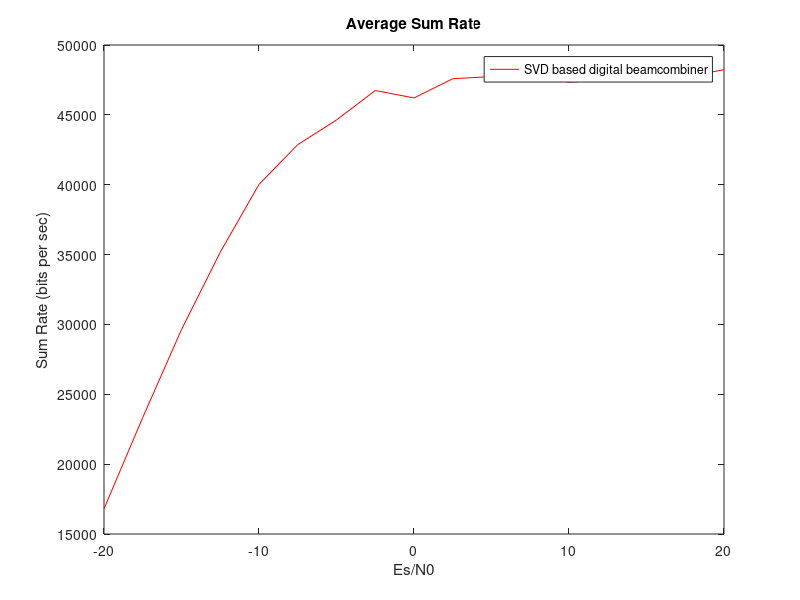

Write MATLAB code to recreate this figure.
rng(111);
N=10^3; % Number of channel realizations
Nt=1;   % No. of transmit antenna per user
K=16    % No. of users
Nr=64;  % No. of receive antenna                                                              
Nrf= 16; % No. of RF chains at the receiver
B=0.5*10^6;% Bandwidth in Hz

%% OVERALL SYSTEM
% SNR range
EsNo=-20:2.5:20;
Average_SR = zeros(size(EsNo));
% Loop over the SNR values
for iter_1=1:length(EsNo)
Sum_rate=0;
Sum_add = 0;

% Loop over the channel realizations
for iter_2=1:N
% Generate Rayleigh faded channel matrix
H= (randn(Nr, K) + 1j * randn(Nr, K)) / sqrt(2); 
%% Compute SVD of the generated channel matrix
[U, S, V] = svd(H);
%% Sum rate calculation for each user
        Sum_add = zeros(1, K);

Noise_pow = 1/(10^(EsNo(iter_1)/10)); % Compute Noise power
        
for l = 1 : K
   Hl = H(:, l);
   Ul = U(:, l);
            
   Sig_pow = abs(Ul'*Hl)^2; % Compute signal power
 
   % Interference is calculated by considering all columns of matrix H except lth column as it will provide desired signal
   Inter = sum(abs(Ul' * H(:, [1:l-1, l+1:end])).^2);
   

% Compute the sum rate for each user
%%Sum_add(iter_2) = B * log2(1 + Sig_pow / (Inter + Noise_pow));
Sum_add(l) = B * log2(1 + Sig_pow / (Inter + Noise_pow));
end
        
% Compute the sum rate
Sum_rate = Sum_rate + sum(Sum_add);

end
%% Compute the average sum rate per user
Average_SR(iter_1) = Sum_rate/(N*K);
end
figure
plot(EsNo,Average_SR,'r') ;
xlabel('Es/N0');
ylabel('Sum Rate (bits per sec)');
legend('SVD based digital beamcombiner');
title('Average Sum Rate');
